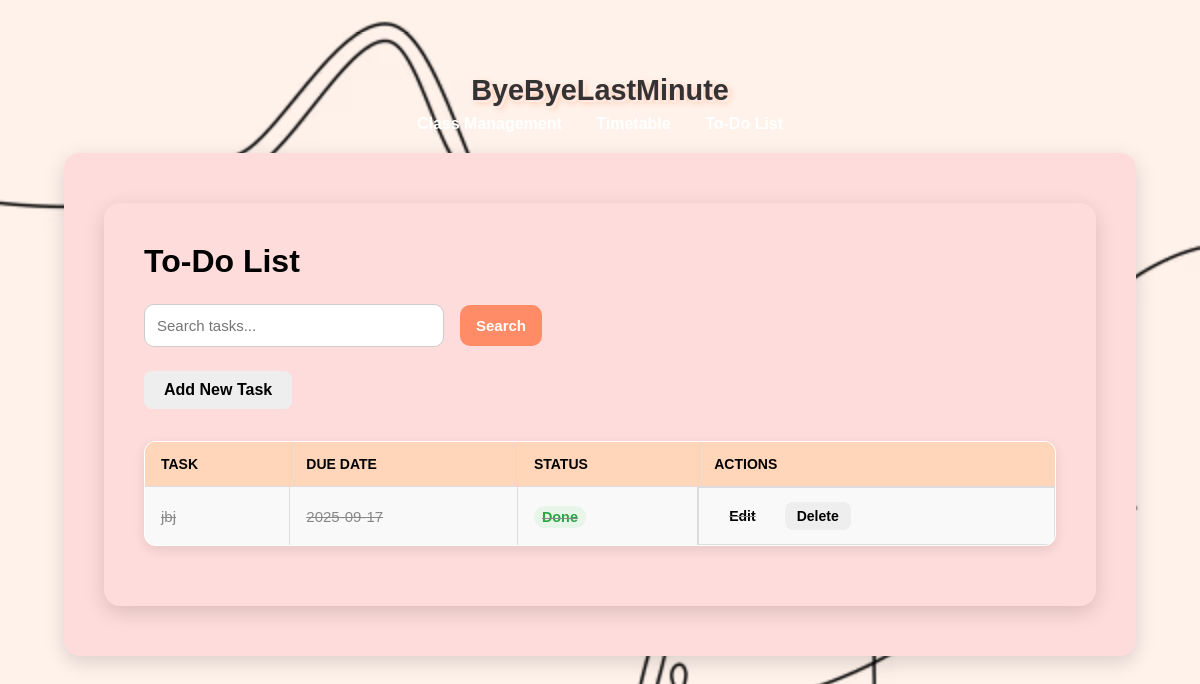
The app's page /todos, older data.
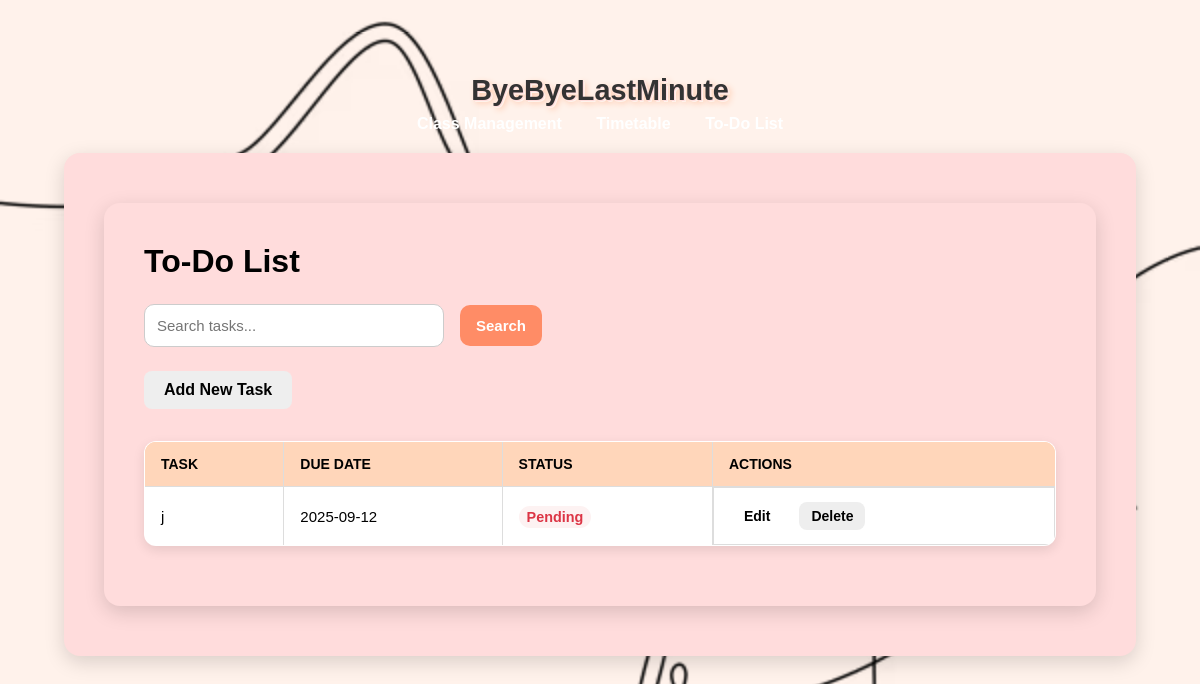
The same page, newer data.
### tables this page shows
CREATE TABLE todos (
                id INTEGER PRIMARY KEY AUTOINCREMENT,
                task TEXT NOT NULL,
                due_date TEXT NOT NULL,
                is_done INTEGER DEFAULT 0
            );

### app.py (the view)
@app.route("/todos")
def todos():
    search_query = request.args.get("q", "").strip()
    if search_query:
        todos = [t for t in Todo.all() if search_query.lower() in t.task.lower()]
    else:
        todos = Todo.all()
    return render_template("todos.html", todos=todos, search_query=search_query)

### models.py (called while the page is built)
def get_db_connection():
    conn = sqlite3.connect(DB_NAME, timeout=10)
    conn.row_factory = sqlite3.Row
    return conn

    @staticmethod
    def all():
        with get_db_connection() as conn:
            rows = conn.execute("SELECT * FROM todos ORDER BY due_date").fetchall()
            return [Todo(**dict(r)) for r in rows]

### templates/todos.html (shortened to what this page needs)
{% extends "base.html" %}
{% block content %}
<main class="container">
  <h1>To-Do List</h1>
  <form method="GET" class="search-form">
    <input type="text" name="q" placeholder="Search tasks..." class="search-input" value="{{ search_query or '' }}">
    <button type="submit" class="button primary">Search</button>
  </form>
  <div class="actions">
    <a href="{{ url_for('add_todo') }}" class="button secondary">Add New Task</a>
  </div>
  {% if todos %}
  <table class="styled-table">
    <thead>
      <tr>
        <th>Task</th>
        <th>Due Date</th>
        <th>Status</th>
        <th>Actions</th>
      </tr>
    </thead>
    <tbody>
      {% for todo in todos %}
      <tr class="{% if todo.is_done %}done{% endif %}">
        <td>{{ todo.task }}</td>
        <td>{{ todo.due_date }}</td>
        <td>
          {% if todo.is_done %}
            <span class="status-done">Done</span>
          {% else %}
            <span class="status-pending">Pending</span>
          {% endif %}
        </td>
        <td class="action-buttons">
          <a href="{{ url_for('edit_todo', todo_id=todo.id) }}" class="button small">Edit</a>
          <form method="POST" action="{{ url_for('delete_todo', todo_id=todo.id) }}"
                onsubmit="return confirm('Are you sure you want to delete this task?');"
                style="display:inline-block; margin-left:5px;">
            <button type="submit" class="button small secondary">Delete</button>
          </form>
        </td>
      </tr>
      {% endfor %}
    </tbody>
  </table>
  {% else %}
  <p class="empty-message">No tasks found. <a href="{{ url_for('add_todo') }}">Add your first task</a>.</p>
  {% endif %}
</main>
{% endblock %}

Row changes from the older to the newer data that the page shows:
removed todos: task "jbj", due_date "2025-09-17", is_done "Done"
added todos: task "j", due_date "2025-09-12", is_done "Pending"
